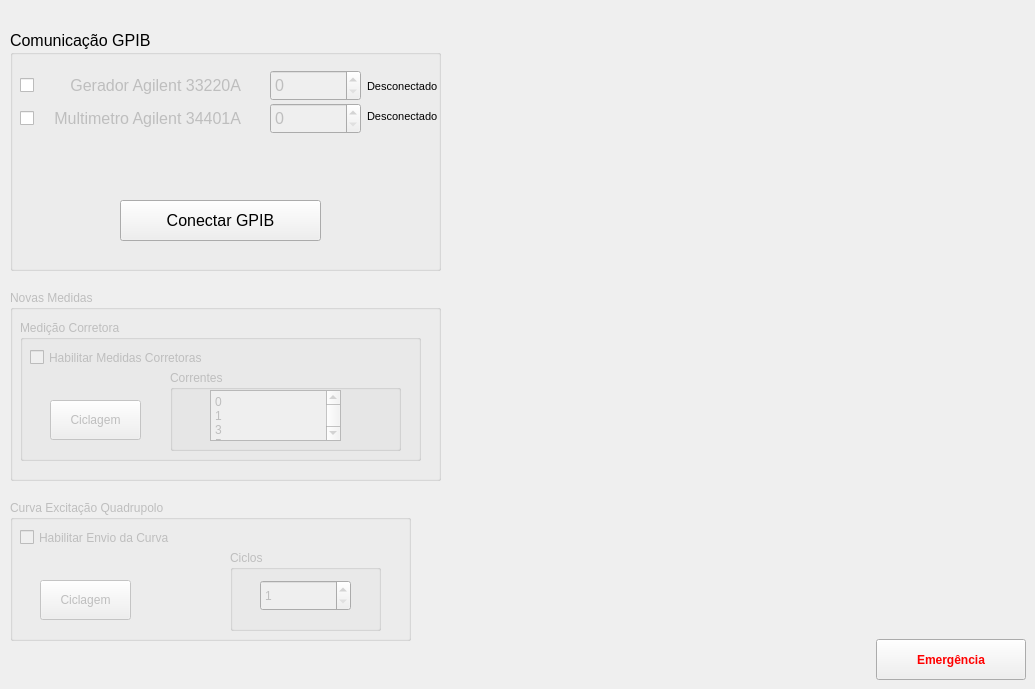
    <widget class="QWidget" name="tab_12">
     <attribute name="title">
      <string>GPIB</string>
     </attribute>
     <widget class="QGroupBox" name="groupBox_26">
      <property name="geometry">
       <rect>
        <x>10</x>
        <y>30</y>
        <width>431</width>
        <height>241</height>
       </rect>
      </property>
      <property name="font">
       <font>
        <pointsize>12</pointsize>
       </font>
      </property>
      <property name="title">
       <string>Comunicação GPIB</string>
      </property>
      <widget class="QPushButton" name="conectar_GPIB">
       <property name="geometry">
        <rect>
         <x>110</x>
         <y>170</y>
         <width>201</width>
         <height>41</height>
        </rect>
       </property>
       <property name="font">
        <font>
         <pointsize>12</pointsize>
        </font>
       </property>
       <property name="text">
        <string>Conectar GPIB</string>
       </property>
       <property name="icon">
        <iconset>
         <normaloff>imagens/connect.png</normaloff>imagens/connect.png</iconset>
       </property>
       <property name="iconSize">
        <size>
         <width>25</width>
         <height>25</height>
        </size>
       </property>
      </widget>
      <widget class="QSpinBox" name="Enderac_Gerador">
       <property name="enabled">
        <bool>false</bool>
       </property>
       <property name="geometry">
        <rect>
         <x>260</x>
         <y>40</y>
         <width>91</width>
         <height>31</height>
        </rect>
       </property>
       <property name="maximum">
        <number>40</number>
       </property>
       <property name="value">
        <number>0</number>
       </property>
      </widget>
      <widget class="QLabel" name="label_55">
       <property name="enabled">
        <bool>false</bool>
       </property>
       <property name="geometry">
        <rect>
         <x>30</x>
         <y>40</y>
         <width>201</width>
         <height>31</height>
        </rect>
       </property>
       <property name="font">
        <font>
         <italic>false</italic>
         <strikeout>false</strikeout>
        </font>
       </property>
       <property name="text">
        <string>Gerador Agilent 33220A</string>
       </property>
       <property name="alignment">
        <set>Qt::AlignRight|Qt::AlignTrailing|Qt::AlignVCenter</set>
       </property>
      </widget>
      <widget class="QCheckBox" name="ckBox_GPIB_1">
       <property name="geometry">
        <rect>
         <x>10</x>
         <y>47</y>
         <width>70</width>
         <height>17</height>
        </rect>
       </property>
       <property name="text">
        <string/>
       </property>
      </widget>
      <widget class="QSpinBox" name="Enderac_Multimetro">
       <property name="enabled">
        <bool>false</bool>
       </property>
       <property name="geometry">
        <rect>
         <x>260</x>
         <y>73</y>
         <width>91</width>
         <height>31</height>
        </rect>
       </property>
       <property name="maximum">
        <number>40</number>
       </property>
       <property name="value">
        <number>0</number>
       </property>
      </widget>
      <widget class="QLabel" name="label_56">
       <property name="enabled">
        <bool>false</bool>
       </property>
       <property name="geometry">
        <rect>
         <x>30</x>
         <y>73</y>
         <width>201</width>
         <height>31</height>
        </rect>
       </property>
       <property name="font">
        <font>
         <italic>false</italic>
         <strikeout>false</strikeout>
        </font>
       </property>
       <property name="text">
        <string> Multimetro Agilent 34401A</string>
       </property>
       <property name="alignment">
        <set>Qt::AlignRight|Qt::AlignTrailing|Qt::AlignVCenter</set>
       </property>
      </widget>
      <widget class="QCheckBox" name="ckBox_GPIB_2">
       <property name="geometry">
        <rect>
         <x>10</x>
         <y>80</y>
         <width>70</width>
         <height>17</height>
        </rect>
       </property>
       <property name="text">
        <string/>
       </property>
      </widget>
      <widget class="QLabel" name="label_gerador">
       <property name="geometry">
        <rect>
         <x>357</x>
         <y>41</y>
         <width>70</width>
         <height>31</height>
        </rect>
       </property>
       <property name="font">
        <font>
         <pointsize>8</pointsize>
        </font>
       </property>
       <property name="text">
        <string>Desconectado</string>
       </property>
      </widget>
      <widget class="QLabel" name="label_multimetro">
       <property name="geometry">
        <rect>
         <x>357</x>
         <y>71</y>
         <width>70</width>
         <height>31</height>
        </rect>
       </property>
       <property name="font">
        <font>
         <pointsize>8</pointsize>
        </font>
       </property>
       <property name="text">
        <string>Desconectado</string>
       </property>
      </widget>
     </widget>
     <widget class="QGroupBox" name="groupBox_27">
      <property name="enabled">
       <bool>false</bool>
      </property>
      <property name="geometry">
       <rect>
        <x>10</x>
        <y>290</y>
        <width>431</width>
        <height>191</height>
       </rect>
      </property>
      <property name="title">
       <string>Novas Medidas</string>
      </property>
      <widget class="QGroupBox" name="groupBox_12">
       <property name="geometry">
        <rect>
         <x>10</x>
         <y>30</y>
         <width>401</width>
         <height>141</height>
        </rect>
       </property>
       <property name="title">
        <string>Medição Corretora</string>
       </property>
       <widget class="QCheckBox" name="Hab_Corretora">
        <property name="geometry">
         <rect>
          <x>10</x>
          <y>22</y>
          <width>231</width>
          <height>31</height>
         </rect>
        </property>
        <property name="text">
         <string>Habilitar Medidas Corretoras</string>
        </property>
       </widget>
       <widget class="QPushButton" name="Ciclagem_Corretora">
        <property name="enabled">
         <bool>false</bool>
        </property>
        <property name="geometry">
         <rect>
          <x>30</x>
          <y>80</y>
          <width>91</width>
          <height>40</height>
         </rect>
        </property>
        <property name="text">
         <string>Ciclagem</string>
        </property>
       </widget>
       <widget class="QGroupBox" name="groupBox_28">
        <property name="geometry">
         <rect>
          <x>150</x>
          <y>50</y>
          <width>231</width>
          <height>81</height>
         </rect>
        </property>
        <property name="title">
         <string>Correntes</string>
        </property>
        <widget class="QPlainTextEdit" name="Corrente_Arbitraria_GPIB">
         <property name="enabled">
          <bool>false</bool>
         </property>
         <property name="geometry">
          <rect>
           <x>40</x>
           <y>20</y>
           <width>131</width>
           <height>51</height>
          </rect>
         </property>
         <property name="plainText">
          <string>0
1
3
5
7
9
10
9
7
5
3
1
0
-1
-3
-5
-7
-9
-10
-9
-7
-5
-3
-1
0</string>
         </property>
        </widget>
       </widget>
      </widget>
     </widget>
     <widget class="QPushButton" name="Emergencia_4">
      <property name="geometry">
       <rect>
        <x>876</x>
        <y>639</y>
        <width>150</width>
        <height>41</height>
       </rect>
      </property>
      <property name="palette">
       <palette>
        <active>
         <colorrole role="ButtonText">
          <brush brushstyle="SolidPattern">
           <color alpha="255">
            <red>255</red>
            <green>0</green>
            <blue>0</blue>
           </color>
          </brush>
         </colorrole>
        </active>
        <inactive>
         <colorrole role="ButtonText">
          <brush brushstyle="SolidPattern">
           <color alpha="255">
            <red>255</red>
            <green>0</green>
            <blue>0</blue>
           </color>
          </brush>
         </colorrole>
        </inactive>
        <disabled>
         <colorrole role="ButtonText">
          <brush brushstyle="SolidPattern">
           <color alpha="255">
            <red>120</red>
            <green>120</green>
            <blue>120</blue>
           </color>
          </brush>
         </colorrole>
        </disabled>
       </palette>
      </property>
      <property name="font">
       <font>
        <weight>75</weight>
        <bold>true</bold>
       </font>
      </property>
      <property name="text">
       <string>Emergência</string>
      </property>
      <property name="icon">
       <iconset>
        <normaloff>imagens/emergency_icon_01.png</normaloff>imagens/emergency_icon_01.png</iconset>
      </property>
      <property name="iconSize">
       <size>
        <width>35</width>
        <height>35</height>
       </size>
      </property>
     </widget>
     <widget class="QGroupBox" name="groupBox_32">
      <property name="enabled">
       <bool>false</bool>
      </property>
      <property name="geometry">
       <rect>
        <x>10</x>
        <y>500</y>
        <width>401</width>
        <height>141</height>
       </rect>
      </property>
      <property name="title">
       <string>Curva Excitação Quadrupolo</string>
      </property>
      <widget class="QCheckBox" name="Hab_Curva_Quadrupolo">
       <property name="geometry">
        <rect>
         <x>10</x>
         <y>22</y>
         <width>231</width>
         <height>31</height>
        </rect>
       </property>
       <property name="text">
        <string>Habilitar Envio da Curva</string>
       </property>
      </widget>
      <widget class="QPushButton" name="Ciclar_Curva_Quadrupolo">
       <property name="enabled">
        <bool>false</bool>
       </property>
       <property name="geometry">
        <rect>
         <x>30</x>
         <y>80</y>
         <width>91</width>
         <height>40</height>
        </rect>
       </property>
       <property name="text">
        <string>Ciclagem</string>
       </property>
      </widget>
      <widget class="QGroupBox" name="groupBox_33">
       <property name="enabled">
        <bool>false</bool>
       </property>
       <property name="geometry">
        <rect>
         <x>220</x>
         <y>50</y>
         <width>151</width>
         <height>81</height>
        </rect>
       </property>
       <property name="title">
        <string>Ciclos</string>
       </property>
       <widget class="QSpinBox" name="Ciclos_Curva_Quadrupolo">
        <property name="enabled">
         <bool>false</bool>
        </property>
        <property name="geometry">
         <rect>
          <x>30</x>
          <y>30</y>
          <width>91</width>
          <height>31</height>
         </rect>
        </property>
        <property name="minimum">
         <number>1</number>
        </property>
        <property name="maximum">
         <number>12</number>
        </property>
        <property name="value">
         <number>1</number>
        </property>
       </widget>
      </widget>
     </widget>
    </widget>
